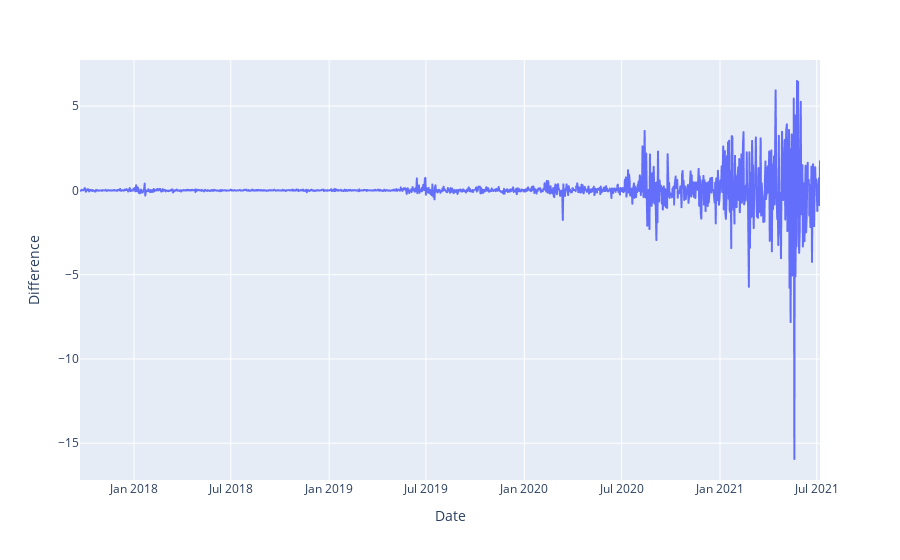

Notebook code for this chart:
### Code cell
fig = px.line(data, x='Date', y="Difference")
fig.show();

### Figure 1 — Plotly figure (JSON) as saved in the notebook; plotly's stock layout.template omitted (floating-point values rounded to 4 significant figures; data arrays with more than 128 entries replaced by an {"elided": "..."} marker saying what was removed)
{"data": [{"hovertemplate": "Date=%{x}<br>Difference=%{y}<extra></extra>", "legendgroup": "", "line": {"color": "#636efa", "dash": "solid"}, "marker": {"symbol": "circle"}, "mode": "lines", "name": "", "showlegend": false, "x": {"elided": "1385 str values"}, "xaxis": "x", "y": {"elided": "1385 float values"}, "yaxis": "y", "type": "scattergl"}], "layout": {"xaxis": {"anchor": "y", "domain": [0, 1], "title": {"text": "Date"}}, "yaxis": {"anchor": "x", "domain": [0, 1], "title": {"text": "Difference"}}, "legend": {"tracegroupgap": 0}, "margin": {"t": 60}}}
